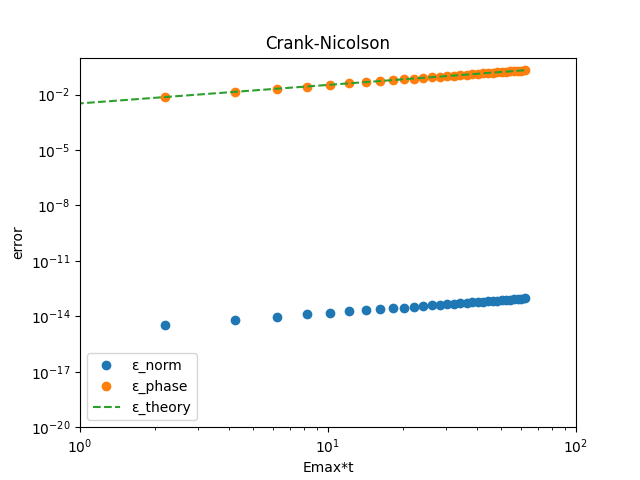

Python code for this plot:
import numpy as np
import math
import matplotlib.pyplot as plt

# --- Parameters ---
PI = math.pi
NMAX = 100  # Maximum number of rooms/points

# --- Subroutine EIGEN: Sets initial wave function and calculates initial energy ---
def eigen_subroutine(m_val, dx_val, nmax_val):
    """
    Calculates the initial wave function (PH0) and its corresponding energy (EM).

    Args:
        m_val (int): Mode number for the initial wave function.
        dx_val (float): Spatial step size.
        nmax_val (int): Maximum number of points (NMAX).

    Returns:
        tuple: A tuple containing:
            - ph0 (np.ndarray): Initial wave function (complex array).
            - em (float): Eigenenergy.
    """
    ph0 = np.zeros(nmax_val, dtype=np.complex128)

    # Calculate initial wave function values based on sine function
    # Fortran N is 1-indexed, Python n is 0-indexed.
    # So, Fortran N becomes (n_idx + 1) in Python for calculations involving N.
    for n_idx in range(nmax_val):
        ph0[n_idx] = np.sin((PI * m_val * (n_idx + 1)) / (nmax_val + 1))

    # Normalization of wave function
    pa = 0.0
    for n_idx in range(nmax_val):
        pa += abs(ph0[n_idx])**2
    pa = np.sqrt(pa)

    for n_idx in range(nmax_val):
        ph0[n_idx] = ph0[n_idx] / pa

    # Calculate eigenenergy (EM)
    # The active line in Fortran: EM=2*(-0.5/DX/DX) * COS((PI*M)/(NMAX+1))
    em = 2 * (-0.5 / (dx_val * dx_val)) * np.cos((PI * m_val) / (nmax_val + 1))

    return ph0, em

# --- Main Program: TSTCN (Crank-Nicolson Scheme) ---
def tstcn_program():
    """
    Main program to simulate 1D quantum mechanics using the Crank-Nicolson scheme.
    """
    # Define complex imaginary unit
    iu = 0.0 + 1.0j

    # Get input from user
    print('M, ALPHA')
    try:
        m_input, alpha_input = map(float, input().split())
        m = int(m_input)
        alpha = float(alpha_input)
    except ValueError:
        print("Invalid input. Please enter two numbers separated by a space (e.g., '1 0.1').")
        return

    # --- Initial Data Calculations ---
    dx = 1.0
    dx2 = dx * dx
    emax = 1.0 / dx2 # EMAX from Fortran's initial calculation

    # Calculate DT (time step)
    # Fortran: DT=ALPHA/(EMAX*COS(M*PI/(NMAX+1)))
    cos_term = np.cos(m * PI / (NMAX + 1))
    if abs(cos_term) < 1e-9: # Check for near-zero to prevent division by zero
        print("Error: COS term in DT calculation is near zero. Adjust M or NMAX to avoid singularity.")
        return
    dt = alpha / (emax * cos_term)

    # Calculate MTIME (total time steps)
    # Fortran: MTIME=(2*PI/ALPHA) * 10
    # Fortran: MTIME=MIN(MTIME,10000)
    mtime = (2 * PI / alpha) * 10
    mtime = min(int(mtime), 10000) # Ensure MTIME is an integer

    # --- Calculation of Hamiltonian and Crank-Nicolson coefficients ---
    # Note: Fortran HB is DIMENSION HB(NMAX) here, unlike previous programs.
    ha = np.zeros(NMAX, dtype=np.float64)
    hb = np.zeros(NMAX, dtype=np.float64) # HB has NMAX elements
    a1 = np.zeros(NMAX, dtype=np.complex128)
    b1 = np.zeros(NMAX, dtype=np.complex128)
    a2 = np.zeros(NMAX, dtype=np.complex128)
    b2 = np.zeros(NMAX, dtype=np.complex128)

    # DO 50 N=1,NMAX
    # C        HA(N) = V(X)+1/DX2 - E0
    # C        HA(N) = 1/DX2-E0
    # HA(N)=0
    # HB(N) = -0.5/DX2
    # A1(N) = 1.-0.5*IU*DT*HA(N)
    # A2(N) = 1.+0.5*IU*DT*HA(N)
    # B1(N) = -0.5*IU*DT*HB(N)
    # B2(N) = +0.5*IU*DT*HB(N)
    # 50 CONTINUE
    for n_idx in range(NMAX):
        ha[n_idx] = 0.0 # As per Fortran code
        hb[n_idx] = -0.5 / dx2

        a1[n_idx] = 1.0 - 0.5 * iu * dt * ha[n_idx]
        a2[n_idx] = 1.0 + 0.5 * iu * dt * ha[n_idx]
        b1[n_idx] = -0.5 * iu * dt * hb[n_idx]
        b2[n_idx] = +0.5 * iu * dt * hb[n_idx]

    # --- Setting Initial Wave Function ---
    ph0, em = eigen_subroutine(m, dx, NMAX)

    # Initialize P array with the initial wave function
    p = np.zeros(NMAX, dtype=np.complex128)
    # DO 60 N=1,NMAX
    # P(N)=PH0(N)
    # 60 CONTINUE
    for n_idx in range(NMAX):
        p[n_idx] = ph0[n_idx]

    # --- Time Evolution Loop ---
    # Open the output file
    try:
        with open('tstcn.dat', 'w') as f_out:
            plot_x = range(mtime + 1)
            plot_y = [[] for _ in range(6) ]
            # DO 1000 ITIME=0,MTIME
            for itime in range(mtime + 1): # Loop from 0 to MTIME inclusive
                t = itime * dt

                # --- Output Wave Function (every 10th step, starting from 1) ---
                # IF(MOD(ITIME,10).EQ. 1) THEN
                if (itime % 10) == 1:
                    anorm = 0.0
                    ovr = 0.0 + 0.0j
                    # DO 150 N=1,NMAX
                    # ANORM=ANORM+ABS(P(N))**2
                    # OVR=OVR+DCONJG(P(N))*PH0(N)*EXP(-IU*EM*T)
                    # 150   CONTINUE
                    for n_idx in range(NMAX):
                        anorm += abs(p[n_idx])**2
                        ovr += np.conjugate(p[n_idx]) * ph0[n_idx] * np.exp(-iu * em * t)

                    # Fortran console output:
                    # WRITE(*,100) ITIME,EMAX*T,ANORM-1,
                    # &1.- ABS(OVR),DATAN2(DIMAG(OVR),DBLE(OVR))
                    # &,ABS((EM*DT)**3/12.) * ITIME
                    # Format: I4, 30E15.7 (for 6 values, 30E15.7 is generous)
                    error_term = abs((em * dt)**3 / 12.0) * itime
                    console_output = (
                        f"{itime:4d} {emax*t:15.7E} {anorm-1:15.7E} "
                        f"{1.0 - abs(ovr):15.7E} {np.arctan2(ovr.imag, ovr.real):15.7E} "
                        f"{error_term:15.7E}"
                    )
                    print(console_output)

                    # Fortran file output:
                    # WRITE(20,100) ITIME,EMAX*T,ABS(ANORM-1),
                    # &ABS(1- ABS(OVR)),ABS(DATAN2(DIMAG(OVR),DBLE(OVR)))
                    # &,ABS((EM*DT)**3/12.) * ITIME
                    file_output = (
                        f"{itime:4d} {emax*t:15.7E} {abs(anorm-1):15.7E} "
                        f"{abs(1.0 - abs(ovr)):15.7E} {abs(np.arctan2(ovr.imag, ovr.real)):15.7E} "
                        f"{error_term:15.7E}"
                    )
                    f_out.write(file_output + "\n")
                    
                    plot_y[0].append(itime)
                    plot_y[1].append(emax*t)
                    plot_y[2].append(abs(anorm-1))
                    plot_y[3].append(abs(1.0 - abs(ovr)))
                    plot_y[4].append(abs(abs(np.arctan2(ovr.imag, ovr.real))))
                    plot_y[5].append(abs(em*dt)**3 * 1.0/12.0 * itime)

                # --- Multiplication of Symmetric Tridiagonal Matrix: O = (AB)*P ---
                # This calculates the right-hand side vector for the Crank-Nicolson equation.
                # The matrix (AB) here uses A1 (diagonal) and B1 (off-diagonal).
                o = np.zeros(NMAX, dtype=np.complex128)

                # O(1) = A1(1)*P(1)+B1(1)*P(2)
                o[0] = a1[0] * p[0] + b1[0] * p[1]
                # DO 70 N=2,NMAX-1
                # O(N) = B1(N-1)*P(N-1)+A1(N)*P(N)+B1(N)*P(N+1)
                # 70 CONTINUE
                for n_idx in range(1, NMAX - 1): # Python index 1 to NMAX-2
                    o[n_idx] = b1[n_idx-1] * p[n_idx-1] + a1[n_idx] * p[n_idx] + b1[n_idx] * p[n_idx+1]
                # O(NMAX) = B1(NMAX-1)*P(NMAX-1)+A1(NMAX)*P(NMAX)
                o[NMAX-1] = b1[NMAX-2] * p[NMAX-2] + a1[NMAX-1] * p[NMAX-1]

                # --- Inversion of Symmetric Tridiagonal Matrix: P = O / (AB) ---
                # This solves the linear system using a variant of the Thomas algorithm.
                # The matrix (AB) here uses A2 (diagonal) and B2 (off-diagonal).
                e_solver = np.zeros(NMAX, dtype=np.complex128)
                f_solver = np.zeros(NMAX, dtype=np.complex128)

                # E(1) = -A2(1)/B2(1)
                # F(1) = O(1)/B2(1)
                # Handle potential division by zero for B2[0]
                if abs(b2[0]) < 1e-18:
                    print(f"Error: B2[0] is near zero at ITIME={itime}. Cannot proceed with tridiagonal solver.")
                    return
                e_solver[0] = -a2[0] / b2[0]
                f_solver[0] = o[0] / b2[0]

                # DO 80 N=2,NMAX
                # E(N)= -(B2(N-1)/E(N-1)+A2(N)) / B2(N)
                # F(N)= O(N)/B2(N) + (B2(N-1)/B2(N))*(F(N-1)/E(N-1))
                # 80 CONTINUE
                for n_idx in range(1, NMAX): # Python index 1 to NMAX-1
                    # Handle potential division by zero for E[n_idx-1] and B2[n_idx]
                    if abs(e_solver[n_idx-1]) < 1e-18:
                        print(f"Error: E_solver[{n_idx-1}] is near zero at ITIME={itime}. Cannot proceed with tridiagonal solver.")
                        return
                    if abs(b2[n_idx]) < 1e-18:
                        print(f"Error: B2[{n_idx}] is near zero at ITIME={itime}. Cannot proceed with tridiagonal solver.")
                        return

                    e_solver[n_idx] = -(b2[n_idx-1] / e_solver[n_idx-1] + a2[n_idx]) / b2[n_idx]
                    f_solver[n_idx] = o[n_idx] / b2[n_idx] + (b2[n_idx-1] / b2[n_idx]) * (f_solver[n_idx-1] / e_solver[n_idx-1])

                # P(NMAX)=-F(NMAX)/E(NMAX)
                # Handle potential division by zero for E[NMAX-1]
                if abs(e_solver[NMAX-1]) < 1e-18:
                    print(f"Error: E_solver[{NMAX-1}] is near zero at ITIME={itime}. Cannot proceed with tridiagonal solver.")
                    return
                p[NMAX-1] = -f_solver[NMAX-1] / e_solver[NMAX-1]

                # DO 90 N=NMAX-1,1,-1
                # P(N)=(P(N+1)-F(N))/E(N)
                # 90 CONTINUE
                for n_idx in range(NMAX - 2, -1, -1): # Python index NMAX-2 down to 0
                    # Handle potential division by zero for E[n_idx]
                    if abs(e_solver[n_idx]) < 1e-18:
                        print(f"Error: E_solver[{n_idx}] is near zero at ITIME={itime}. Cannot proceed with tridiagonal solver.")
                        return
                    p[n_idx] = (p[n_idx+1] - f_solver[n_idx]) / e_solver[n_idx]


            #
            # plot
            #
            plt.gca().clear()
            plt.title('Crank-Nicolson')
            plt.xlabel(r'Emax*t')
            plt.ylabel(r'error')
            plt.xscale('log')
            plt.yscale('log')
            plt.xlim([0.1,100])
            plt.ylim([1e-20,1])
            plt.plot(plot_y[1],plot_y[2], marker='o', linestyle='None')
            plt.plot(plot_y[1],plot_y[4], marker='o', linestyle='None')
            plt.plot(plot_y[1],plot_y[5], marker='None', linestyle='dashed')
            plt.show()
            plt.savefig("btstcn.png")


            #
            # plot
            #
            plt.gca().clear()
            plt.title('Crank-Nicolson')
            plt.xlabel(r'Emax*t')
            plt.ylabel(r'error')
            plt.xscale('log')
            plt.yscale('log')
            plt.xlim([1,100])
            plt.ylim([1e-20,1])
            plt.plot(plot_y[1],plot_y[2], marker='o',    linestyle='None',  label='ε_norm')
            plt.plot(plot_y[1],plot_y[4], marker='o',    linestyle='None',  label='ε_phase')
            plt.plot(plot_y[1],plot_y[5], marker='None', linestyle='dashed',label='ε_theory')
            plt.legend()
            plt.show()
            plt.savefig("btstcn.png")
                
    except Exception as e:
        print(f"An error occurred during file operations: {e}")

    print("Program finished. Results written to tstcn.dat")

# Call the main program function
if __name__ == '__main__':
    tstcn_program()
